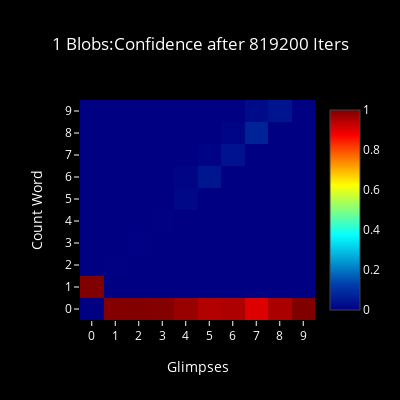
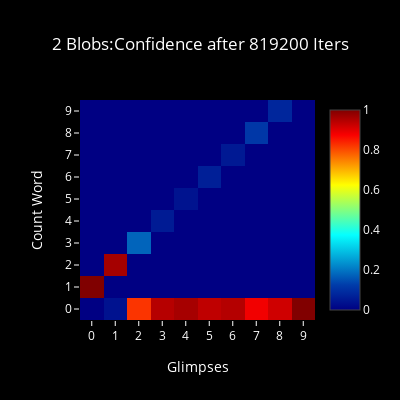
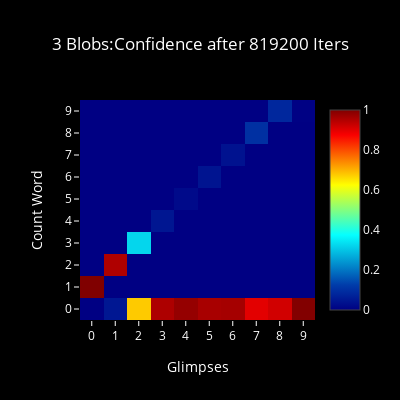
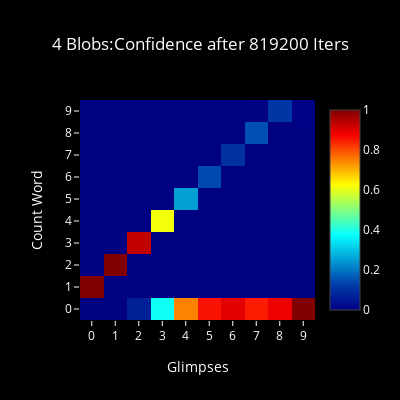

Source (notebook cell) for these figures, in order:
### Code cell
for n, num in enumerate(blob_list): 
    #for i, it in enumerate(iter_list):
    plot_confidence(15, 819200, num)
    #plot_choice(i, it, num)
